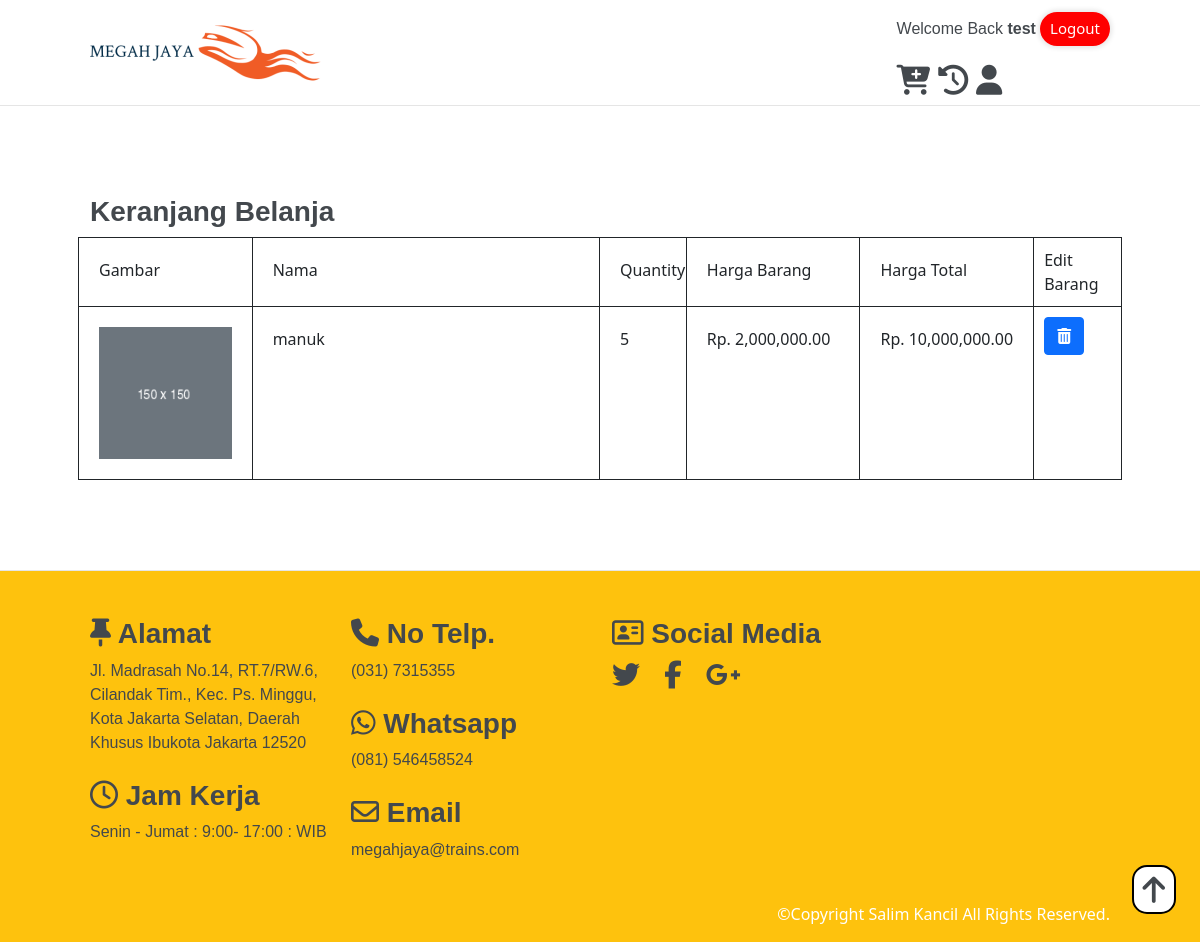
/keranjang-belanja.php (signed in), run on an earlier commit of the app's database.
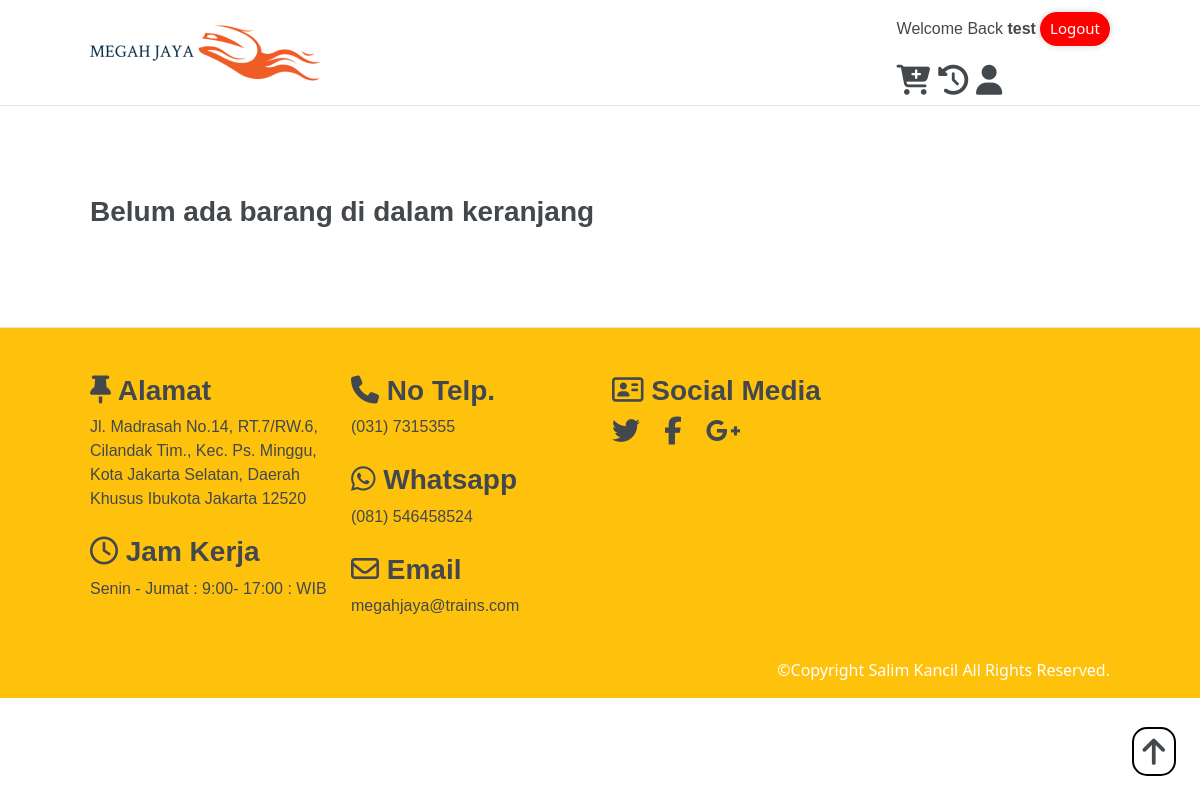
And on a later commit of the database.
### tables this page shows
CREATE TABLE `user` (
  `username` varchar(16) DEFAULT NULL,
  `password` varchar(255) NOT NULL,
  `email` varchar(100) NOT NULL,
  `kecamatan` varchar(100) DEFAULT NULL,
  `Kode_Pos` int(11) DEFAULT NULL,
  `alamat` varchar(255) DEFAULT NULL,
  `telepon` int(15) DEFAULT NULL,
  `Status` int(1) NOT NULL DEFAULT '0',
  `ID` int(11) NOT NULL
);

CREATE TABLE `barang` (
  `ID` int(11) NOT NULL,
  `Nama` varchar(100) NOT NULL,
  `Deskripsi` varchar(255) DEFAULT NULL,
  `Kategori` varchar(50) NOT NULL,
  `Harga` int(11) DEFAULT '0',
  `Stok` int(11) DEFAULT '0',
  `thumbnail` varchar(100) DEFAULT NULL,
  `gambar_1` varchar(100) DEFAULT NULL,
  `gambar_2` varchar(100) DEFAULT NULL,
  `gambar_3` varchar(100) DEFAULT NULL
);

CREATE TABLE `keranjang_belanja` (
  `ID_user` int(11) NOT NULL,
  `ID_Barang` int(11) NOT NULL,
  `jumlah_barang` int(11) NOT NULL,
  `status` int(11) DEFAULT '0'
);

### Function.php (called while the page is built, shortened)
<?php
    $conn = mysqli_connect("localhost","root","","projek_fai");
    function querryRead($querry){
        global $conn;
        $result = mysqli_query($conn, $querry);
        $rows = [];
        while ($row = mysqli_fetch_assoc($result)){
            $rows[] = $row;
        }
        return $rows;
    }
?>

### keranjang-belanja.php (the view, shortened to what this page needs)
<?php
    require 'Function.php';
    $idSession = $_SESSION["ID"];
    $resultUser = querryRead("SELECT * FROM user WHERE ID = $idSession");
    $resultUser = $resultUser[0];
    $resultKeranjang = querryRead("SELECT * FROM keranjang_belanja WHERE ID_user = $idSession");
?>
<?php include 'header.php'; ?>
<section class="section-1 shopping-cart-list">
    <div class="prelative">
        <?php if(count($resultKeranjang) <= 0): ?>
            <h3 class="content-title">
                Belum ada barang di dalam keranjang
            </h3>
        <?php else: ?>
            <h3 class="content-title">
                Keranjang Belanja
            </h3>
            <div class="row header-table-row">
                <div class="col-md-2 initial-table-border">
                    <div class="header-table">
                        Gambar
                    </div>
                </div>
                <div class="col-md-4 initial-table-border">
                    <div class="header-table">
                        Nama
                    </div>
                </div>
                <div class="col-md-1 initial-table-border">
                    <div class="header-table">
                        Quantity
                    </div>
                </div>
                <div class="col-md-2 initial-table-border">
                    <div class="header-table">
                        Harga Barang
                    </div>
                </div>
                <div class="col-md-2 initial-table-border">
                    <div class="header-table">
                        Harga Total
                    </div>
                </div>
                <div class="col-md-1 last-table-border">
                    <div class="header-table">
                        Edit Barang
                    </div>
                </div>
            </div>
            <?php for($i = 0 ; $i < count($resultKeranjang) ; $i++):
                        $idbarangkeranjang = $resultKeranjang[$i]["ID_Barang"];
                        $barangKeranjang = querryRead("SELECT * FROM barang WHERE ID = $idbarangkeranjang")[0];
                        $hargabarang = $barangKeranjang["Harga"];
                        $quantity = $resultKeranjang[$i]["jumlah_barang"];
                        $totalBiaya = $hargabarang * $quantity;
            ?>
                <div class="row content-table-row">
                    <div class="col-md-2 initial-table-border">
                        <div class="header-table">
                            <img class="w-100" src="dist/img/img-src-barang/<?= $barangKeranjang["thumbnail"] ?>" alt="">
                        </div>
                    </div>
                    <div class="col-md-4 initial-table-border">
                        <div class="header-table">
                            <?= $barangKeranjang["Nama"] ?>
                        </div>
                    </div>
                    <div class="col-md-1 initial-table-border">
                        <div class="header-table">
                            <?= $quantity ?>
                        </div>
                    </div>
                    <div class="col-md-2 initial-table-border">
                        <div class="header-table">
                        Rp. <?= number_format($hargabarang,2) ?>
                        </div>
                    </div>
                    <div class="col-md-2 initial-table-border">
                        <div class="header-table">
                        Rp. <?= number_format($totalBiaya,2) ?>
                        </div>
                    </div>
                    <div class="col-md-1 last-table-border">
                        <div class="header-table">
                            <a href="delete-cart-item.php?barang=<?= $idbarangkeranjang ?>" onclick="return confirm('Ingin Menghapus Item dari Keranjang Belanja ?')">
                            <button type="button" class="btn btn-primary">
                                <i class="fas fa-trash-alt"></i>
                            </button>
                            </a>
                        </div>
                    </div>
                </div>
            <?php endfor ?>
        <?php endif ?>
    </div>
</section>
<?php include 'footer.php'; ?>

### header.php (shortened to what this page needs)
<!doctype html>
<html lang="en">
<head>
    <link href="https://cdn.jsdelivr.net/npm/bootstrap@5.0.2/dist/css/bootstrap.min.css" rel="stylesheet"
>
    <link rel="stylesheet" href="dist/css/style.css">
</head>
<body>
    <section class="header">
        <div class="prelative py-3 mt-0">
            <a href="home.php">
                <img src="dist/img/img-src/web-logo.png" alt="" id="kembali-keatas">
            </a>
            <div class="float-right">
                <div class="col-md-12">
                    <p class="username">
                        Welcome Back <b><?= $resultUser["username"] ?></b>
                    </p>
                    <a href="ClearSession.php" class="logout-button">
                        Logout
                    </a>
                </div>
                <div class="col-md-12">
                    <a href="keranjang-belanja.php" class="navigation-button">
                        <i class="fas fa-cart-plus"></i>
                    </a>
                    <a href="#" class="navigation-button">
                        <i class="fas fa-history"></i>
                    </a>
                    <a href="user-profile.php" class="navigation-button">
                        <i class="fas fa-user"></i>
                    </a>
                </div>
            </div>
            <a class="back-to-top" href="#kembali-keatas">
                <i class="fas fa-arrow-up"></i>
            </a>
        </div>
    </section>

### footer.php (shortened to what this page needs)
<section class="section-footer">
    <div class="prelative pt-3 pb-3 mb-0">
        <div class="row">
            <div class="col-md-3">
                <h3 class="content-title">
                    <i class="fas fa-thumbtack"></i> Alamat
                </h3>
                <p class="content-paragraph mb-4">
                    Jl. Madrasah No.14, RT.7/RW.6, Cilandak Tim., Kec. Ps. Minggu, Kota Jakarta Selatan, Daerah
                    Khusus
                    Ibukota Jakarta 12520
                </p>
                <h3 class="content-title">
                    <i class="far fa-clock"></i> Jam Kerja
                </h3>
                <p class="content-paragraph mb-4">
                    Senin - Jumat : 9:00- 17:00 : WIB
                </p>
            </div>
            <div class="col-md-3">
                <h3 class="content-title">
                    <i class="fas fa-phone"></i> No Telp.
                </h3>
                <p class="content-paragraph mb-4">
                    (031) 7315355
                </p>
                <h3 class="content-title">
                    <i class="fab fa-whatsapp"></i> Whatsapp
                </h3>
                <p class="content-paragraph mb-4">
                    (081) 546458524
                </p>
                <h3 class="content-title">
                    <i class="far fa-envelope"></i> Email
                </h3>
                <p class="content-paragraph mb-4">
                    megahjaya@trains.com
                </p>
            </div>
            <div class="col-md-3">
                <div class="footer-social-media">
                    <h3 class="content-title">
                        <i class="far fa-address-card"></i> Social Media
                    </h3>
                    <h3 class="content-title media-social-icon-item first-item">
                        <a href="https://twitter.com">
                            <i class="fab fa-twitter"></i>
                        </a>
                    </h3>
                    <h3 class="content-title media-social-icon-item">
                        <a href="https://www.facebook.com/">
                            <i class="fab fa-facebook-f"></i>
                        </a>
                    </h3>
                    <h3 class="content-title media-social-icon-item">
                        <a href="https://www.google.com/">
                            <i class="fab fa-google-plus-g"></i>
                        </a>
                    </h3>
                </div>
            </div>
            <div class="col-md-3">
            </div>
            <div class="col-md-12 mt-3">
                <div class="signature-footer">
                    ©Copyright Salim Kancil All Rights Reserved.
                </div>
            </div>
        </div>
    </div>
</section>
</body>
</html>

What changed in the data, as far as the page shows it:
no longer on this page (row unchanged): barang: thumbnail (picture), Nama "manuk", Harga "2,000,000.00", Harga.jumlah_barang "10,000,000.00"
removed keranjang_belanja: jumlah_barang "5"
Also different on the page:
text no longer shown: "Keranjang Belanja Gambar Nama Quantity Harga Barang Harga Total Edit Barang"
text now shown: "Belum ada barang di dalam keranjang"
